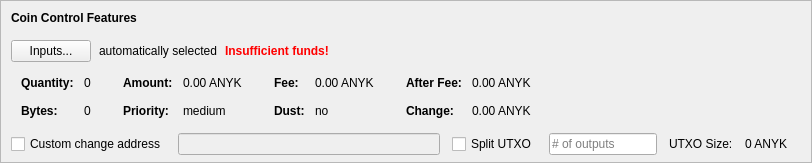
    <widget class="QFrame" name="frameCoinControl">
     <property name="sizePolicy">
      <sizepolicy hsizetype="Expanding" vsizetype="Expanding">
       <horstretch>0</horstretch>
       <verstretch>0</verstretch>
      </sizepolicy>
     </property>
     <property name="maximumSize">
      <size>
       <width>16777215</width>
       <height>16777215</height>
      </size>
     </property>
     <property name="frameShape">
      <enum>QFrame::StyledPanel</enum>
     </property>
     <property name="frameShadow">
      <enum>QFrame::Sunken</enum>
     </property>
     <layout class="QVBoxLayout" name="verticalLayoutCoinControl2">
      <property name="spacing">
       <number>0</number>
      </property>
      <property name="leftMargin">
       <number>0</number>
      </property>
      <property name="topMargin">
       <number>0</number>
      </property>
      <property name="rightMargin">
       <number>0</number>
      </property>
      <property name="bottomMargin">
       <number>6</number>
      </property>
      <item>
       <layout class="QVBoxLayout" name="verticalLayoutCoinControl" stretch="0,0,0,0,1">
        <property name="spacing">
         <number>0</number>
        </property>
        <property name="leftMargin">
         <number>10</number>
        </property>
        <property name="topMargin">
         <number>10</number>
        </property>
        <item>
         <layout class="QHBoxLayout" name="horizontalLayoutCoinControl1">
          <property name="bottomMargin">
           <number>15</number>
          </property>
          <item>
           <widget class="QLabel" name="labelCoinControlFeatures">
            <property name="sizePolicy">
             <sizepolicy hsizetype="Preferred" vsizetype="Maximum">
              <horstretch>0</horstretch>
              <verstretch>0</verstretch>
             </sizepolicy>
            </property>
            <property name="font">
             <font>
              <weight>75</weight>
              <bold>true</bold>
             </font>
            </property>
            <property name="styleSheet">
             <string notr="true">font-weight:bold;</string>
            </property>
            <property name="text">
             <string>Coin Control Features</string>
            </property>
           </widget>
          </item>
         </layout>
        </item>
        <item>
         <layout class="QHBoxLayout" name="horizontalLayoutCoinControl2" stretch="0,0,0,0">
          <property name="spacing">
           <number>8</number>
          </property>
          <property name="bottomMargin">
           <number>10</number>
          </property>
          <item>
           <widget class="QPushButton" name="pushButtonCoinControl">
            <property name="styleSheet">
             <string notr="true"/>
            </property>
            <property name="text">
             <string>Inputs...</string>
            </property>
            <property name="autoDefault">
             <bool>false</bool>
            </property>
           </widget>
          </item>
          <item>
           <widget class="QLabel" name="labelCoinControlAutomaticallySelected">
            <property name="text">
             <string>automatically selected</string>
            </property>
            <property name="margin">
             <number>5</number>
            </property>
           </widget>
          </item>
          <item>
           <widget class="QLabel" name="labelCoinControlInsuffFunds">
            <property name="font">
             <font>
              <weight>75</weight>
              <bold>true</bold>
             </font>
            </property>
            <property name="styleSheet">
             <string notr="true">color:red;font-weight:bold;</string>
            </property>
            <property name="text">
             <string>Insufficient funds!</string>
            </property>
            <property name="margin">
             <number>5</number>
            </property>
           </widget>
          </item>
          <item>
           <spacer name="horizontalSpacerCoinControl">
            <property name="orientation">
             <enum>Qt::Horizontal</enum>
            </property>
            <property name="sizeHint" stdset="0">
             <size>
              <width>40</width>
              <height>1</height>
             </size>
            </property>
           </spacer>
          </item>
         </layout>
        </item>
        <item>
         <widget class="QWidget" name="widgetCoinControl" native="true">
          <property name="sizePolicy">
           <sizepolicy hsizetype="Preferred" vsizetype="Preferred">
            <horstretch>0</horstretch>
            <verstretch>0</verstretch>
           </sizepolicy>
          </property>
          <property name="minimumSize">
           <size>
            <width>0</width>
            <height>0</height>
           </size>
          </property>
          <property name="styleSheet">
           <string notr="true"/>
          </property>
          <layout class="QHBoxLayout" name="horizontalLayoutCoinControl5">
           <property name="leftMargin">
            <number>0</number>
           </property>
           <property name="topMargin">
            <number>0</number>
           </property>
           <property name="rightMargin">
            <number>0</number>
           </property>
           <property name="bottomMargin">
            <number>0</number>
           </property>
           <item>
            <layout class="QHBoxLayout" name="horizontalLayoutCoinControl3" stretch="0,0,0,1">
             <property name="spacing">
              <number>20</number>
             </property>
             <property name="topMargin">
              <number>0</number>
             </property>
             <property name="bottomMargin">
              <number>10</number>
             </property>
             <item>
              <layout class="QFormLayout" name="formLayoutCoinControl1">
               <property name="horizontalSpacing">
                <number>10</number>
               </property>
               <property name="verticalSpacing">
                <number>14</number>
               </property>
               <property name="leftMargin">
                <number>10</number>
               </property>
               <property name="topMargin">
                <number>4</number>
               </property>
               <property name="rightMargin">
                <number>6</number>
               </property>
               <item row="0" column="0">
                <widget class="QLabel" name="labelCoinControlQuantityText">
                 <property name="font">
                  <font>
                   <weight>75</weight>
                   <bold>true</bold>
                  </font>
                 </property>
                 <property name="text">
                  <string>Quantity:</string>
                 </property>
                 <property name="margin">
                  <number>0</number>
                 </property>
                </widget>
               </item>
               <item row="0" column="1">
                <widget class="QLabel" name="labelCoinControlQuantity">
                 <property name="cursor">
                  <cursorShape>IBeamCursor</cursorShape>
                 </property>
                 <property name="contextMenuPolicy">
                  <enum>Qt::ActionsContextMenu</enum>
                 </property>
                 <property name="text">
                  <string notr="true">0</string>
                 </property>
                 <property name="margin">
                  <number>0</number>
                 </property>
                 <property name="textInteractionFlags">
                  <set>Qt::LinksAccessibleByMouse|Qt::TextSelectableByKeyboard|Qt::TextSelectableByMouse</set>
                 </property>
                </widget>
               </item>
               <item row="1" column="0">
                <widget class="QLabel" name="labelCoinControlBytesText">
                 <property name="font">
                  <font>
                   <weight>75</weight>
                   <bold>true</bold>
                  </font>
                 </property>
                 <property name="text">
                  <string>Bytes:</string>
                 </property>
                </widget>
               </item>
               <item row="1" column="1">
                <widget class="QLabel" name="labelCoinControlBytes">
                 <property name="cursor">
                  <cursorShape>IBeamCursor</cursorShape>
                 </property>
                 <property name="contextMenuPolicy">
                  <enum>Qt::ActionsContextMenu</enum>
                 </property>
                 <property name="text">
                  <string notr="true">0</string>
                 </property>
                 <property name="textInteractionFlags">
                  <set>Qt::LinksAccessibleByMouse|Qt::TextSelectableByKeyboard|Qt::TextSelectableByMouse</set>
                 </property>
                </widget>
               </item>
              </layout>
             </item>
             <item>
              <layout class="QFormLayout" name="formLayoutCoinControl2">
               <property name="horizontalSpacing">
                <number>10</number>
               </property>
               <property name="verticalSpacing">
                <number>14</number>
               </property>
               <property name="leftMargin">
                <number>6</number>
               </property>
               <property name="topMargin">
                <number>4</number>
               </property>
               <property name="rightMargin">
                <number>6</number>
               </property>
               <item row="0" column="0">
                <widget class="QLabel" name="labelCoinControlAmountText">
                 <property name="font">
                  <font>
                   <weight>75</weight>
                   <bold>true</bold>
                  </font>
                 </property>
                 <property name="text">
                  <string>Amount:</string>
                 </property>
                 <property name="margin">
                  <number>0</number>
                 </property>
                </widget>
               </item>
               <item row="0" column="1">
                <widget class="QLabel" name="labelCoinControlAmount">
                 <property name="cursor">
                  <cursorShape>IBeamCursor</cursorShape>
                 </property>
                 <property name="contextMenuPolicy">
                  <enum>Qt::ActionsContextMenu</enum>
                 </property>
                 <property name="text">
                  <string notr="true">0.00 ANYK</string>
                 </property>
                 <property name="textInteractionFlags">
                  <set>Qt::LinksAccessibleByMouse|Qt::TextSelectableByKeyboard|Qt::TextSelectableByMouse</set>
                 </property>
                </widget>
               </item>
               <item row="1" column="0">
                <widget class="QLabel" name="labelCoinControlPriorityText">
                 <property name="font">
                  <font>
                   <weight>75</weight>
                   <bold>true</bold>
                  </font>
                 </property>
                 <property name="text">
                  <string>Priority:</string>
                 </property>
                </widget>
               </item>
               <item row="1" column="1">
                <widget class="QLabel" name="labelCoinControlPriority">
                 <property name="cursor">
                  <cursorShape>IBeamCursor</cursorShape>
                 </property>
                 <property name="contextMenuPolicy">
                  <enum>Qt::ActionsContextMenu</enum>
                 </property>
                 <property name="text">
                  <string>medium</string>
                 </property>
                 <property name="textInteractionFlags">
                  <set>Qt::LinksAccessibleByMouse|Qt::TextSelectableByKeyboard|Qt::TextSelectableByMouse</set>
                 </property>
                </widget>
               </item>
              </layout>
             </item>
             <item>
              <layout class="QFormLayout" name="formLayoutCoinControl3">
               <property name="horizontalSpacing">
                <number>10</number>
               </property>
               <property name="verticalSpacing">
                <number>14</number>
               </property>
               <property name="leftMargin">
                <number>6</number>
               </property>
               <property name="topMargin">
                <number>4</number>
               </property>
               <property name="rightMargin">
                <number>6</number>
               </property>
               <item row="0" column="0">
                <widget class="QLabel" name="labelCoinControlFeeText">
                 <property name="font">
                  <font>
                   <weight>75</weight>
                   <bold>true</bold>
                  </font>
                 </property>
                 <property name="text">
                  <string>Fee:</string>
                 </property>
                 <property name="margin">
                  <number>0</number>
                 </property>
                </widget>
               </item>
               <item row="0" column="1">
                <widget class="QLabel" name="labelCoinControlFee">
                 <property name="cursor">
                  <cursorShape>IBeamCursor</cursorShape>
                 </property>
                 <property name="contextMenuPolicy">
                  <enum>Qt::ActionsContextMenu</enum>
                 </property>
                 <property name="text">
                  <string notr="true">0.00 ANYK</string>
                 </property>
                 <property name="textInteractionFlags">
                  <set>Qt::LinksAccessibleByMouse|Qt::TextSelectableByKeyboard|Qt::TextSelectableByMouse</set>
                 </property>
                </widget>
               </item>
               <item row="1" column="0">
                <widget class="QLabel" name="labelCoinControlLowOutputText">
                 <property name="font">
                  <font>
                   <weight>75</weight>
                   <bold>true</bold>
                  </font>
                 </property>
                 <property name="text">
                  <string>Dust:</string>
                 </property>
                </widget>
               </item>
               <item row="1" column="1">
                <widget class="QLabel" name="labelCoinControlLowOutput">
                 <property name="cursor">
                  <cursorShape>IBeamCursor</cursorShape>
                 </property>
                 <property name="contextMenuPolicy">
                  <enum>Qt::ActionsContextMenu</enum>
                 </property>
                 <property name="text">
                  <string>no</string>
                 </property>
                 <property name="textInteractionFlags">
                  <set>Qt::LinksAccessibleByMouse|Qt::TextSelectableByKeyboard|Qt::TextSelectableByMouse</set>
                 </property>
                </widget>
               </item>
              </layout>
             </item>
             <item>
              <layout class="QFormLayout" name="formLayoutCoinControl4">
               <property name="horizontalSpacing">
                <number>10</number>
               </property>
               <property name="verticalSpacing">
                <number>14</number>
               </property>
               <property name="leftMargin">
                <number>6</number>
               </property>
               <property name="topMargin">
                <number>4</number>
               </property>
               <property name="rightMargin">
                <number>6</number>
               </property>
               <item row="0" column="0">
                <widget class="QLabel" name="labelCoinControlAfterFeeText">
                 <property name="font">
                  <font>
                   <weight>75</weight>
                   <bold>true</bold>
                  </font>
                 </property>
                 <property name="text">
                  <string>After Fee:</string>
                 </property>
                 <property name="margin">
                  <number>0</number>
                 </property>
                </widget>
               </item>
               <item row="0" column="1">
                <widget class="QLabel" name="labelCoinControlAfterFee">
                 <property name="cursor">
                  <cursorShape>IBeamCursor</cursorShape>
                 </property>
                 <property name="contextMenuPolicy">
                  <enum>Qt::ActionsContextMenu</enum>
                 </property>
                 <property name="text">
                  <string notr="true">0.00 ANYK</string>
                 </property>
                 <property name="textInteractionFlags">
                  <set>Qt::LinksAccessibleByMouse|Qt::TextSelectableByKeyboard|Qt::TextSelectableByMouse</set>
                 </property>
                </widget>
               </item>
               <item row="1" column="0">
                <widget class="QLabel" name="labelCoinControlChangeText">
                 <property name="font">
                  <font>
                   <weight>75</weight>
                   <bold>true</bold>
                  </font>
                 </property>
                 <property name="text">
                  <string>Change:</string>
                 </property>
                </widget>
               </item>
               <item row="1" column="1">
                <widget class="QLabel" name="labelCoinControlChange">
                 <property name="cursor">
                  <cursorShape>IBeamCursor</cursorShape>
                 </property>
                 <property name="contextMenuPolicy">
                  <enum>Qt::ActionsContextMenu</enum>
                 </property>
                 <property name="text">
                  <string notr="true">0.00 ANYK</string>
                 </property>
                 <property name="textInteractionFlags">
                  <set>Qt::LinksAccessibleByMouse|Qt::TextSelectableByKeyboard|Qt::TextSelectableByMouse</set>
                 </property>
                </widget>
               </item>
              </layout>
             </item>
            </layout>
           </item>
          </layout>
         </widget>
        </item>
        <item>
         <layout class="QHBoxLayout" name="horizontalLayoutCoinControl4" stretch="0,0,0,0,0,0,0">
          <property name="spacing">
           <number>12</number>
          </property>
          <property name="sizeConstraint">
           <enum>QLayout::SetDefaultConstraint</enum>
          </property>
          <property name="topMargin">
           <number>5</number>
          </property>
          <property name="rightMargin">
           <number>5</number>
          </property>
          <item>
           <widget class="QCheckBox" name="checkBoxCoinControlChange">
            <property name="toolTip">
             <string>If this is activated, but the change address is empty or invalid, change will be sent to a newly generated address.</string>
            </property>
            <property name="text">
             <string>Custom change address</string>
            </property>
           </widget>
          </item>
          <item>
           <widget class="QValidatedLineEdit" name="lineEditCoinControlChange">
            <property name="enabled">
             <bool>false</bool>
            </property>
            <property name="sizePolicy">
             <sizepolicy hsizetype="Expanding" vsizetype="Fixed">
              <horstretch>0</horstretch>
              <verstretch>0</verstretch>
             </sizepolicy>
            </property>
           </widget>
          </item>
          <item>
           <widget class="QCheckBox" name="splitBlockCheckBox">
            <property name="text">
             <string>Split UTXO</string>
            </property>
           </widget>
          </item>
          <item>
           <widget class="QLineEdit" name="splitBlockLineEdit">
            <property name="sizePolicy">
             <sizepolicy hsizetype="Fixed" vsizetype="Fixed">
              <horstretch>50</horstretch>
              <verstretch>0</verstretch>
             </sizepolicy>
            </property>
            <property name="placeholderText">
             <string># of outputs</string>
            </property>
           </widget>
          </item>
          <item>
           <widget class="QLabel" name="labelBlockSizeText">
            <property name="text">
             <string>UTXO Size:</string>
            </property>
           </widget>
          </item>
          <item>
           <widget class="QLabel" name="labelBlockSize">
            <property name="text">
             <string>0 ANYK</string>
            </property>
           </widget>
          </item>
          <item>
           <widget class="QLabel" name="labelCoinControlChangeLabel">
            <property name="sizePolicy">
             <sizepolicy hsizetype="Preferred" vsizetype="Expanding">
              <horstretch>0</horstretch>
              <verstretch>0</verstretch>
             </sizepolicy>
            </property>
            <property name="minimumSize">
             <size>
              <width>0</width>
              <height>0</height>
             </size>
            </property>
            <property name="text">
             <string/>
            </property>
            <property name="margin">
             <number>3</number>
            </property>
           </widget>
          </item>
         </layout>
        </item>
        <item>
         <spacer name="verticalSpacerCoinControl">
          <property name="orientation">
           <enum>Qt::Vertical</enum>
          </property>
          <property name="sizeHint" stdset="0">
           <size>
            <width>800</width>
            <height>1</height>
           </size>
          </property>
         </spacer>
        </item>
       </layout>
      </item>
     </layout>
    </widget>
